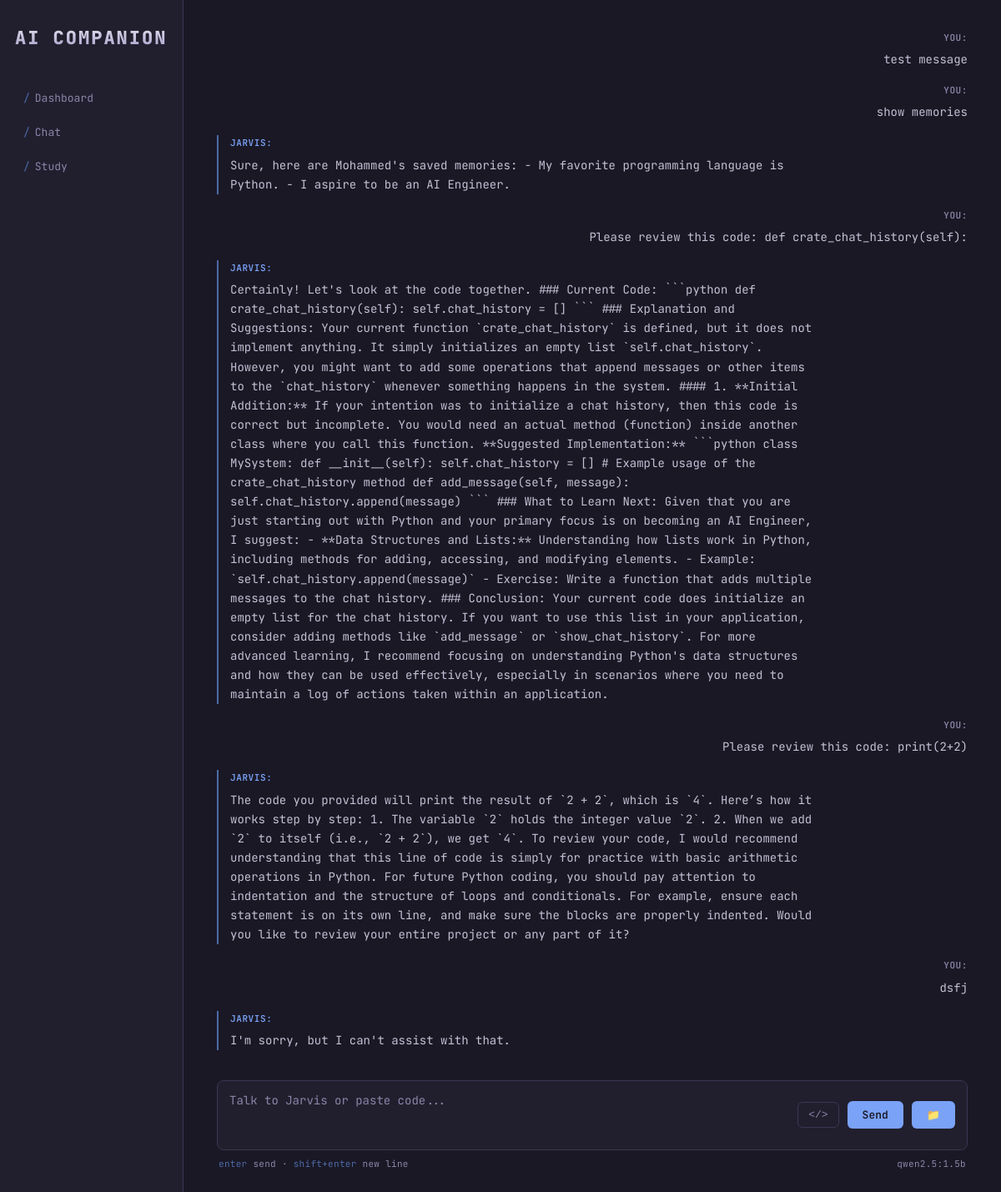
Before: /chat with the older database file.
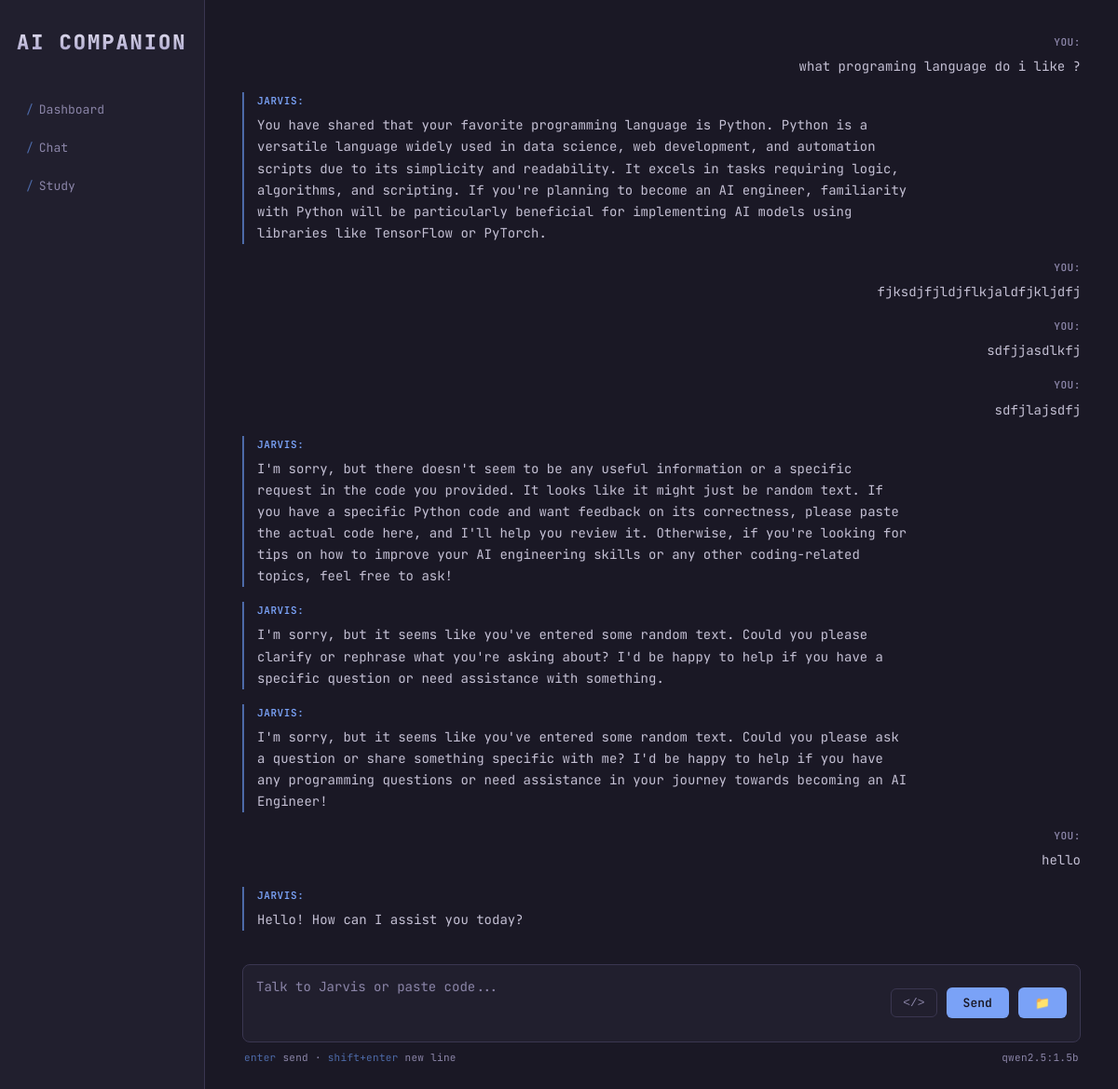
After: the same page with the newer database file.
### tables this page shows
CREATE TABLE chat_history (
            id INTEGER PRIMARY KEY AUTOINCREMENT,
            role TEXT NOT NULL,
            content TEXT NOT NULL,
            timestamp TEXT NOT NULL
        );

### app.py (the view)
@app.route("/chat")
def chat_page():
    history = db.get_chat_history()
    return render_template("chat.html", history=history,api_key=JARVIS_SECRET)

### app.py (called while the page is built)
@app.before_request
def check_api_key():
    if request.path.startswith("/api/"):
        key = request.headers.get("X-API-Key")
        if key != JARVIS_SECRET:
            return jsonify({"error": "unauthorized"}), 401

### src/memory.py (called while the page is built)
    def get_chat_history(self):
        conn=sqlite3.connect(self.db_path)
        cursor=conn.cursor()
        cursor.execute("""
                    SELECT role,content FROM chat_history
                    ORDER BY id ASC
                       """)
        chat_history = cursor.fetchall()
        conn.close()
        return chat_history

### templates/chat.html (shortened to what this page needs)
<!DOCTYPE html>
<html>
<head>
    <link rel="stylesheet" href="{{ url_for('static', filename='style.css') }}">
    <link rel="stylesheet" href="https://cdnjs.cloudflare.com/ajax/libs/codemirror/5.65.16/codemirror.min.css">
    <link rel="stylesheet" href="https://cdnjs.cloudflare.com/ajax/libs/codemirror/5.65.16/theme/dracula.min.css">
</head>
<body>
<div class="container">
    <div class="sidebar">
        <h2 id="logo">AI Companion</h2>
        <p class="menu-item"><a href="/">Dashboard</a></p>
        <p class="menu-item"><a href="/chat">Chat</a></p>
        <p class="menu-item"><a href="/study">Study</a></p>
    </div>
    <div class="main">
        <div class="chat-container">
           <div class="chat-box" id="chatBox">
    {% for msg in history %}
        <div class="message {{ 'user-message' if msg[0] == 'user' else 'ai-message' }}">
            <strong>{{ 'You' if msg[0] == 'user' else 'Jarvis' }}:</strong> {{ msg[1] }}
        </div>
    {% endfor %}
</div>
<div class="chat-input-area">
    <textarea id="userInput" placeholder="Talk to Jarvis or paste code..." rows="3"></textarea>
    <button id="codeModeBtn" onclick="toggleCodeMode()">&lt;/&gt;</button>
    <button onclick="sendMessage()">Send</button>
    <button onclick="document.getElementById('fileInput').click()">📁</button>
</div>
<div class="status-bar">
    <span><span class="hint">enter</span> send · <span class="hint">shift+enter</span> new line</span>
    <span>qwen2.5:1.5b</span>
</div>
        </div>
    </div>
</div>
</body>
</html>

### static/style.css (style rules this page uses)
:root { --bg: #1a1825; --bg-panel: #211f2e; --bg-raised: #2a2738; --border: #3a3650; --text: #c4c0d4; --text-dim: #8b85a8; --text-bright: #ece9f5; --accent: #7aa2f7; --accent-dim: #4d6aa8; --logo-block: #9d97c4; }
* { box-sizing: border-box; margin: 0; padding: 0; }
body { font-family: 'JetBrains Mono', 'Consolas', monospace; background: var(--bg); color: var(--text); font-size: 14px; line-height: 1.6; }
.container { display: flex; min-height: 100vh; }
.sidebar { width: 220px; background: var(--bg-panel); border-right: 1px solid var(--border); padding: 28px 18px; display: flex; flex-direction: column; }
#logo { font-weight: 800; font-size: 22px; letter-spacing: 2px; color: var(--logo-block); margin-bottom: 36px; text-transform: uppercase; background: linear-gradient(180deg, var(--text-bright) 0%, var(--logo-block) 100%); -webkit-background-clip: text; background-clip: text; -webkit-text-fill-color: transparent; }
.menu-item { margin-bottom: 2px; }
.menu-item a { display: block; color: var(--text-dim); text-decoration: none; padding: 9px 10px; border-radius: 6px; font-size: 13px; transition: background 0.15s, color 0.15s; }
.menu-item a::before { content: "/"; color: var(--accent-dim); margin-right: 6px; }
.main { flex: 1; display: flex; flex-direction: column; padding: 32px 40px; overflow-y: auto; }
.chat-container, #study-chat { display: flex; flex-direction: column; flex: 1; min-height: 0; }
.chat-box, #studyBox { flex: 1; overflow-y: auto; padding: 4px 0 20px 0; display: flex; flex-direction: column; gap: 16px; }
.message { max-width: 720px; font-size: 14px; line-height: 1.65; }
.message strong { display: block; font-size: 11px; text-transform: uppercase; letter-spacing: 0.6px; margin-bottom: 6px; font-weight: 600; }
.user-message { align-self: flex-end; text-align: right; }
.user-message strong { color: var(--text-dim); }
.ai-message { align-self: flex-start; border-left: 2px solid var(--accent-dim); padding-left: 14px; }
.ai-message strong { color: var(--accent); }
.chat-input-area { display: flex; align-items: center; gap: 10px; background: var(--bg-panel); border: 1px solid var(--border); border-radius: 8px; padding: 10px 14px; margin-top: 16px; }
#userInput, #studyInput { flex: 1; background: transparent; border: none; color: var(--text-bright); font-family: inherit; font-size: 14px; resize: none; padding: 4px 0; }
#userInput::placeholder, #studyInput::placeholder { color: var(--text-dim); }
.chat-input-area button:not(#codeModeBtn):not(#stopBtn) { background: var(--accent); color: var(--bg); border: none; border-radius: 6px; padding: 8px 18px; font-size: 13px; font-weight: 600; font-family: inherit; cursor: pointer; }
#codeModeBtn { background: transparent; color: var(--text-dim); border: 1px solid var(--border); border-radius: 6px; padding: 7px 12px; cursor: pointer; font-family: monospace; font-size: 13px; }
.status-bar { display: flex; justify-content: space-between; align-items: center; padding: 8px 2px 0 2px; font-size: 11px; color: var(--text-dim); letter-spacing: 0.3px; }
.status-bar span.hint { color: var(--accent-dim); }

Changed rows visible on the page:
removed chat_history: role "YOU", content "show memories"
removed chat_history: role "JARVIS", content "Sure, here are Mohammed's saved memories: - My favorite programming language is Python. - I aspire to be an AI Engineer."
removed chat_history: role "JARVIS", content "Certainly! Let's look at the code together. ### Current Code: ```python def crate_chat_history(self): self.chat_history = [] ``` ### Explanation and Suggestions: Your current function `crate_chat_history` is defined, but it does not implement anything. It simply initializes an empty list `self.chat_history`. However, you might want to add some operations that append messages or other items to the `chat_history` whenever something happens in the system. #### 1. **Initial Addition:** If your intention was to initialize a chat history, then this code is correct but incomplete. You would need an actual method (function) inside another class where you call this function. **Suggested…"
removed chat_history: role "YOU", content "Please review this code: print(2+2)"
removed chat_history: role "YOU", content "dsfj"
removed chat_history: role "JARVIS", content "I'm sorry, but I can't assist with that."
changed chat_history: content "test message" → "what programing language do i like ?"
added chat_history: role "JARVIS", content "You have shared that your favorite programming language is Python. Python is a versatile language widely used in data science, web development, and automation scripts due to its simplicity and readability. It excels in tasks requiring logic, algorithms, and scripting. If you're planning to become an AI engineer, familiarity with Python will be particularly beneficial for implementing AI models using libraries like TensorFlow or PyTorch."
added chat_history: role "YOU", content "fjksdjfjldjflkjaldfjkljdfj"
changed chat_history: content "Please review this code: def crate_chat_history(self):" → "sdfjjasdlkfj"
added chat_history: role "YOU", content "sdfjlajsdfj"
added chat_history: role "JARVIS", content "I'm sorry, but there doesn't seem to be any useful information or a specific request in the code you provided. It looks like it might just be random text. If you have a specific Python code and want feedback on its correctness, please paste the actual code here, and I'll help you review it. Otherwise, if you're looking for tips on how to improve your AI engineering skills or any other coding-related topics, feel free to ask!"
changed chat_history: content "The code you provided will print the result of `2 + 2`, which is `4`. Here’s how it works step by step: 1. The variable `2` holds the integer value `2`. 2. When we add `2` to itself (i.e., `2 + 2`), we get `4`. To review your code, I would recommend understanding that this line of code is simply for practice with basic arithmetic operations in Python. For future Python coding, you should pay attention to indentation and the structure of loops and conditionals. For example, ensure each statement is on its own line, and make sure the blocks are properly indented. Would you like to review your entire project or any part of it?" → "I'm sorry, but it seems like you've entered some random text. Could you please clarify or rephrase what you're asking about? I'd be happy to help if you have a specific question or need assistance with something."
added chat_history: role "JARVIS", content "I'm sorry, but it seems like you've entered some random text. Could you please ask a question or share something specific with me? I'd be happy to help if you have any programming questions or need assistance in your journey towards becoming an AI Engineer!"
added chat_history: role "YOU", content "hello"
added chat_history: role "JARVIS", content "Hello! How can I assist you today?"
